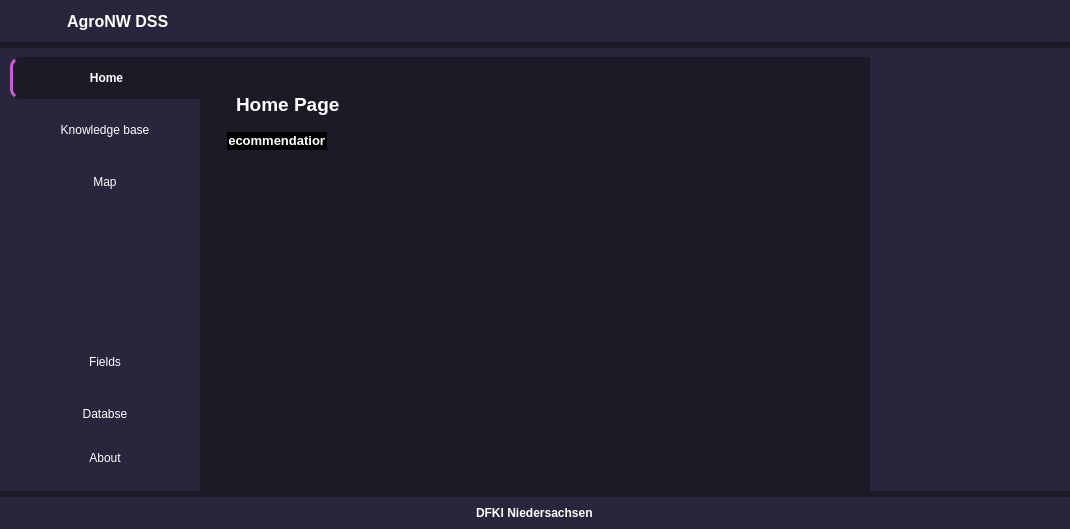
<?xml version="1.0" encoding="UTF-8"?>
<ui version="4.0">
 <class>MainWindow</class>
 <widget class="QMainWindow" name="MainWindow">
  <property name="geometry">
   <rect>
    <x>0</x>
    <y>0</y>
    <width>1070</width>
    <height>529</height>
   </rect>
  </property>
  <property name="windowTitle">
   <string>MainWindow</string>
  </property>
  <property name="styleSheet">
   <string notr="true">*{
	border: none;
	background-color: transparent;
	background: transparent;
	padding: 0;
	margin: 0;
	color: #fff;
}
#centralwidget, #homeBtn, #mainBodyContent, QLineEdit{
	background-color: #1b1b27;
}

#header, #mainBody, #footer{
	background-color: #27263c;
}

#pushButton{
	border: 1px solid #cc5bce;
	border-radius: 19px;
	text-align: center;
}

#addUserBtn{
	background-color: #cc5bce;
	border-radius: 10px;
}

QPushButton{
	text-align: left;
	padding: 5px 10px;
	border-top-left-radius: 10px;
	border-bottom-left-radius: 10px;
}

#homeBtn{
	border-left: 3px solid #cc5bce;
	font-weight: bold;
}

QLineEdit{
	padding: 5px 10px;
	border-radius: 5px;
}

</string>
  </property>
  <property name="animated">
   <bool>true</bool>
  </property>
  <widget class="QWidget" name="centralwidget">
   <layout class="QGridLayout" name="gridLayout_4">
    <property name="leftMargin">
     <number>0</number>
    </property>
    <property name="topMargin">
     <number>0</number>
    </property>
    <property name="rightMargin">
     <number>0</number>
    </property>
    <property name="bottomMargin">
     <number>0</number>
    </property>
    <item row="0" column="0">
     <widget class="QWidget" name="header" native="true">
      <layout class="QHBoxLayout" name="horizontalLayout">
       <property name="spacing">
        <number>0</number>
       </property>
       <property name="leftMargin">
        <number>0</number>
       </property>
       <property name="topMargin">
        <number>0</number>
       </property>
       <property name="rightMargin">
        <number>0</number>
       </property>
       <property name="bottomMargin">
        <number>0</number>
       </property>
       <item alignment="Qt::AlignLeft">
        <widget class="QFrame" name="frame_2">
         <property name="frameShape">
          <enum>QFrame::StyledPanel</enum>
         </property>
         <property name="frameShadow">
          <enum>QFrame::Raised</enum>
         </property>
         <layout class="QHBoxLayout" name="horizontalLayout_4">
          <item>
           <widget class="QPushButton" name="menuBtn">
            <property name="enabled">
             <bool>true</bool>
            </property>
            <property name="cursor">
             <cursorShape>PointingHandCursor</cursorShape>
            </property>
            <property name="text">
             <string/>
            </property>
            <property name="icon">
             <iconset>
              <normaloff>QSS/Icons/d44.png</normaloff>QSS/Icons/d44.png</iconset>
            </property>
            <property name="iconSize">
             <size>
              <width>40</width>
              <height>40</height>
             </size>
            </property>
           </widget>
          </item>
          <item>
           <widget class="QLabel" name="label">
            <property name="font">
             <font>
              <pointsize>12</pointsize>
              <bold>true</bold>
             </font>
            </property>
            <property name="text">
             <string>AgroNW DSS</string>
            </property>
           </widget>
          </item>
         </layout>
        </widget>
       </item>
       <item>
        <widget class="QPushButton" name="iconBtn">
         <property name="enabled">
          <bool>true</bool>
         </property>
         <property name="sizePolicy">
          <sizepolicy hsizetype="Fixed" vsizetype="Fixed">
           <horstretch>0</horstretch>
           <verstretch>0</verstretch>
          </sizepolicy>
         </property>
         <property name="maximumSize">
          <size>
           <width>16777215</width>
           <height>27</height>
          </size>
         </property>
         <property name="text">
          <string/>
         </property>
         <property name="icon">
          <iconset>
           <normaloff>QSS/Icons/leaf.png</normaloff>QSS/Icons/leaf.png</iconset>
         </property>
         <property name="iconSize">
          <size>
           <width>114</width>
           <height>82</height>
          </size>
         </property>
        </widget>
       </item>
       <item alignment="Qt::AlignRight">
        <widget class="QFrame" name="frame">
         <property name="frameShape">
          <enum>QFrame::StyledPanel</enum>
         </property>
         <property name="frameShadow">
          <enum>QFrame::Raised</enum>
         </property>
         <layout class="QHBoxLayout" name="horizontalLayout_3">
          <item>
           <widget class="QPushButton" name="pushButton_4">
            <property name="cursor">
             <cursorShape>PointingHandCursor</cursorShape>
            </property>
            <property name="text">
             <string/>
            </property>
            <property name="icon">
             <iconset>
              <normaloff>:/icons/Icons/search.png</normaloff>:/icons/Icons/search.png</iconset>
            </property>
           </widget>
          </item>
         </layout>
        </widget>
       </item>
      </layout>
     </widget>
    </item>
    <item row="1" column="0">
     <widget class="QWidget" name="mainBody" native="true">
      <property name="sizePolicy">
       <sizepolicy hsizetype="Preferred" vsizetype="Expanding">
        <horstretch>0</horstretch>
        <verstretch>0</verstretch>
       </sizepolicy>
      </property>
      <property name="minimumSize">
       <size>
        <width>800</width>
        <height>405</height>
       </size>
      </property>
      <layout class="QHBoxLayout" name="horizontalLayout_2">
       <property name="spacing">
        <number>0</number>
       </property>
       <property name="leftMargin">
        <number>0</number>
       </property>
       <property name="rightMargin">
        <number>0</number>
       </property>
       <property name="bottomMargin">
        <number>0</number>
       </property>
       <item>
        <widget class="QWidget" name="leftMenu" native="true">
         <property name="minimumSize">
          <size>
           <width>200</width>
           <height>0</height>
          </size>
         </property>
         <property name="maximumSize">
          <size>
           <width>0</width>
           <height>16777215</height>
          </size>
         </property>
         <layout class="QVBoxLayout" name="verticalLayout_3">
          <property name="spacing">
           <number>0</number>
          </property>
          <property name="leftMargin">
           <number>0</number>
          </property>
          <property name="topMargin">
           <number>0</number>
          </property>
          <property name="rightMargin">
           <number>0</number>
          </property>
          <property name="bottomMargin">
           <number>20</number>
          </property>
          <item>
           <widget class="QWidget" name="widget" native="true">
            <property name="minimumSize">
             <size>
              <width>200</width>
              <height>376</height>
             </size>
            </property>
            <layout class="QVBoxLayout" name="verticalLayout_4">
             <property name="spacing">
              <number>0</number>
             </property>
             <property name="leftMargin">
              <number>10</number>
             </property>
             <property name="topMargin">
              <number>0</number>
             </property>
             <property name="rightMargin">
              <number>0</number>
             </property>
             <property name="bottomMargin">
              <number>0</number>
             </property>
             <item>
              <widget class="QFrame" name="frame_3">
               <property name="frameShape">
                <enum>QFrame::StyledPanel</enum>
               </property>
               <property name="frameShadow">
                <enum>QFrame::Raised</enum>
               </property>
               <layout class="QVBoxLayout" name="verticalLayout_5">
                <property name="spacing">
                 <number>10</number>
                </property>
                <property name="leftMargin">
                 <number>0</number>
                </property>
                <property name="topMargin">
                 <number>0</number>
                </property>
                <property name="rightMargin">
                 <number>0</number>
                </property>
                <property name="bottomMargin">
                 <number>0</number>
                </property>
                <item>
                 <widget class="QPushButton" name="homeBtn">
                  <property name="minimumSize">
                   <size>
                    <width>0</width>
                    <height>42</height>
                   </size>
                  </property>
                  <property name="styleSheet">
                   <string notr="true">QPushButton {
    text-align: center;  /* Center the text horizontally */
    vertical-align: middle;  /* Center the text vertically (for buttons with multiple lines of text) */
    padding: 6px;  /* Adjust the padding as needed */
}</string>
                  </property>
                  <property name="text">
                   <string>Home</string>
                  </property>
                  <property name="icon">
                   <iconset>
                    <normaloff>QSS/Icons/home-64.png</normaloff>QSS/Icons/home-64.png</iconset>
                  </property>
                  <property name="iconSize">
                   <size>
                    <width>33</width>
                    <height>27</height>
                   </size>
                  </property>
                 </widget>
                </item>
                <item>
                 <widget class="QPushButton" name="fWmes">
                  <property name="minimumSize">
                   <size>
                    <width>0</width>
                    <height>42</height>
                   </size>
                  </property>
                  <property name="styleSheet">
                   <string notr="true">QPushButton {
    text-align: center;  /* Center the text horizontally */
    vertical-align: middle;  /* Center the text vertically (for buttons with multiple lines of text) */
    padding: 6px;  /* Adjust the padding as needed */
}</string>
                  </property>
                  <property name="text">
                   <string>Knowledge base</string>
                  </property>
                  <property name="icon">
                   <iconset>
                    <normaloff>QSS/Icons/list-icon.png</normaloff>QSS/Icons/list-icon.png</iconset>
                  </property>
                  <property name="iconSize">
                   <size>
                    <width>45</width>
                    <height>34</height>
                   </size>
                  </property>
                 </widget>
                </item>
                <item>
                 <widget class="QPushButton" name="mapBtn">
                  <property name="minimumSize">
                   <size>
                    <width>0</width>
                    <height>42</height>
                   </size>
                  </property>
                  <property name="cursor">
                   <cursorShape>PointingHandCursor</cursorShape>
                  </property>
                  <property name="styleSheet">
                   <string notr="true">QPushButton {
    text-align: center;  /* Center the text horizontally */
    vertical-align: middle;  /* Center the text vertically (for buttons with multiple lines of text) */
    padding: 6px;  /* Adjust the padding as needed */
}</string>
                  </property>
                  <property name="text">
                   <string>Map</string>
                  </property>
                  <property name="icon">
                   <iconset>
                    <normaloff>QSS/Icons/map1.png</normaloff>QSS/Icons/map1.png</iconset>
                  </property>
                  <property name="iconSize">
                   <size>
                    <width>50</width>
                    <height>30</height>
                   </size>
                  </property>
                 </widget>
                </item>
               </layout>
              </widget>
             </item>
             <item>
              <spacer name="verticalSpacer">
               <property name="orientation">
                <enum>Qt::Vertical</enum>
               </property>
               <property name="sizeHint" stdset="0">
                <size>
                 <width>20</width>
                 <height>40</height>
                </size>
               </property>
              </spacer>
             </item>
             <item>
              <widget class="QFrame" name="frame_4">
               <property name="frameShape">
                <enum>QFrame::StyledPanel</enum>
               </property>
               <property name="frameShadow">
                <enum>QFrame::Raised</enum>
               </property>
               <layout class="QVBoxLayout" name="verticalLayout_6">
                <property name="spacing">
                 <number>10</number>
                </property>
                <property name="leftMargin">
                 <number>0</number>
                </property>
                <property name="topMargin">
                 <number>0</number>
                </property>
                <property name="rightMargin">
                 <number>0</number>
                </property>
                <property name="bottomMargin">
                 <number>0</number>
                </property>
                <item>
                 <widget class="QPushButton" name="fieldBtn">
                  <property name="minimumSize">
                   <size>
                    <width>0</width>
                    <height>42</height>
                   </size>
                  </property>
                  <property name="cursor">
                   <cursorShape>PointingHandCursor</cursorShape>
                  </property>
                  <property name="styleSheet">
                   <string notr="true">QPushButton {
    text-align: center;  /* Center the text horizontally */
    vertical-align: middle;  /* Center the text vertically (for buttons with multiple lines of text) */
    padding: 6px;  /* Adjust the padding as needed */
}</string>
                  </property>
                  <property name="text">
                   <string>Fields</string>
                  </property>
                  <property name="icon">
                   <iconset>
                    <normaloff>QSS/Icons/acc1.png</normaloff>QSS/Icons/acc1.png</iconset>
                  </property>
                  <property name="iconSize">
                   <size>
                    <width>70</width>
                    <height>30</height>
                   </size>
                  </property>
                 </widget>
                </item>
                <item>
                 <widget class="QPushButton" name="settingsBtn">
                  <property name="minimumSize">
                   <size>
                    <width>0</width>
                    <height>42</height>
                   </size>
                  </property>
                  <property name="cursor">
                   <cursorShape>PointingHandCursor</cursorShape>
                  </property>
                  <property name="styleSheet">
                   <string notr="true">QPushButton {
    text-align: center;  /* Center the text horizontally */
    vertical-align: middle;  /* Center the text vertically (for buttons with multiple lines of text) */
    padding: 6px;  /* Adjust the padding as needed */
}</string>
                  </property>
                  <property name="text">
                   <string>Databse</string>
                  </property>
                  <property name="icon">
                   <iconset>
                    <normaloff>QSS/Icons/settin.png</normaloff>QSS/Icons/settin.png</iconset>
                  </property>
                  <property name="iconSize">
                   <size>
                    <width>30</width>
                    <height>27</height>
                   </size>
                  </property>
                 </widget>
                </item>
                <item>
                 <widget class="QPushButton" name="aboutBtn">
                  <property name="cursor">
                   <cursorShape>PointingHandCursor</cursorShape>
                  </property>
                  <property name="styleSheet">
                   <string notr="true">QPushButton {
    text-align: center;  /* Center the text horizontally */
    vertical-align: middle;  /* Center the text vertically (for buttons with multiple lines of text) */
    padding: 6px;  /* Adjust the padding as needed */
}</string>
                  </property>
                  <property name="text">
                   <string>About</string>
                  </property>
                  <property name="icon">
                   <iconset>
                    <normaloff>QSS/Icons/about.png</normaloff>QSS/Icons/about.png</iconset>
                  </property>
                  <property name="iconSize">
                   <size>
                    <width>27</width>
                    <height>26</height>
                   </size>
                  </property>
                 </widget>
                </item>
               </layout>
              </widget>
             </item>
            </layout>
           </widget>
          </item>
         </layout>
        </widget>
       </item>
       <item>
        <widget class="QWidget" name="mainBodyContent" native="true">
         <layout class="QVBoxLayout" name="verticalLayout_2">
          <item>
           <widget class="QStackedWidget" name="mainPages">
            <property name="currentIndex">
             <number>0</number>
            </property>
            <widget class="QWidget" name="homePage">
             <layout class="QVBoxLayout" name="verticalLayout_10">
              <item>
               <widget class="QWidget" name="widget_3" native="true">
                <layout class="QVBoxLayout" name="verticalLayout_11">
                 <item>
                  <widget class="QFrame" name="frame_6">
                   <property name="frameShape">
                    <enum>QFrame::StyledPanel</enum>
                   </property>
                   <property name="frameShadow">
                    <enum>QFrame::Raised</enum>
                   </property>
                   <layout class="QHBoxLayout" name="horizontalLayout_6">
                    <item alignment="Qt::AlignLeft">
                     <widget class="QLabel" name="label_8">
                      <property name="font">
                       <font>
                        <family>Segoe UI</family>
                        <pointsize>14</pointsize>
                        <bold>true</bold>
                       </font>
                      </property>
                      <property name="text">
                       <string>Home Page</string>
                      </property>
                     </widget>
                    </item>
                   </layout>
                  </widget>
                 </item>
                 <item>
                  <widget class="QTableWidget" name="tableWidget">
                   <property name="verticalScrollMode">
                    <enum>QAbstractItemView::ScrollPerItem</enum>
                   </property>
                   <column>
                    <property name="text">
                     <string>Recommendations</string>
                    </property>
                    <property name="font">
                     <font>
                      <family>Ubuntu</family>
                      <pointsize>10</pointsize>
                      <bold>true</bold>
                     </font>
                    </property>
                    <property name="textAlignment">
                     <set>AlignHCenter|AlignTop</set>
                    </property>
                   </column>
                  </widget>
                 </item>
                </layout>
               </widget>
              </item>
             </layout>
            </widget>
            <widget class="QWidget" name="aboutPage">
             <layout class="QVBoxLayout" name="verticalLayout">
              <item>
               <widget class="QTextBrowser" name="about_textBrowser">
                <property name="html">
                 <string>&lt;!DOCTYPE HTML PUBLIC &quot;-//W3C//DTD HTML 4.0//EN&quot; &quot;http://www.w3.org/TR/REC-html40/strict.dtd&quot;&gt;
&lt;html&gt;&lt;head&gt;&lt;meta name=&quot;qrichtext&quot; content=&quot;1&quot; /&gt;&lt;meta charset=&quot;utf-8&quot; /&gt;&lt;style type=&quot;text/css&quot;&gt;
p, li { white-space: pre-wrap; }
hr { height: 1px; border-width: 0; }
li.unchecked::marker { content: &quot;\2610&quot;; }
li.checked::marker { content: &quot;\2612&quot;; }
&lt;/style&gt;&lt;/head&gt;&lt;body style=&quot; font-family:'Ubuntu'; font-size:11pt; font-weight:400; font-style:normal;&quot;&gt;
&lt;p style=&quot; margin-top:12px; margin-bottom:12px; margin-left:0px; margin-right:0px; -qt-block-indent:0; text-indent:0px;&quot;&gt;    &lt;/p&gt;
&lt;p align=&quot;center&quot; style=&quot; margin-top:12px; margin-bottom:12px; margin-left:0px; margin-right:0px; -qt-block-indent:0; text-indent:0px;&quot;&gt;    &lt;/p&gt;
&lt;p align=&quot;center&quot; style=&quot; margin-top:12px; margin-bottom:12px; margin-left:0px; margin-right:0px; -qt-block-indent:0; text-indent:0px;&quot;&gt;    &lt;/p&gt;
&lt;p align=&quot;center&quot; style=&quot; margin-top:12px; margin-bottom:12px; margin-left:0px; margin-right:0px; -qt-block-indent:0; text-indent:0px;&quot;&gt;        &lt;span style=&quot; font-weight:700;&quot;&gt;AgroNW DSS GUI by Partha Pratim Kalita, DFKI Niedersachsen (2024)&lt;/span&gt;        &lt;/p&gt;
&lt;p style=&quot; margin-top:0px; margin-bottom:0px; margin-left:0px; margin-right:0px; -qt-block-indent:0; text-indent:0px;&quot;&gt;    &lt;/p&gt;
&lt;p align=&quot;center&quot; style=&quot; margin-top:12px; margin-bottom:12px; margin-left:0px; margin-right:0px; -qt-block-indent:0; text-indent:0px;&quot;&gt;        The Agro-Nordwest project was supported by funds of the Federal Ministry of Food and Agriculture (BMEL) based on a decision of the Parliament of the Federal Republic of Germany via the Federal Office for Agriculture and Food (BLE) under the innovation support programme.        &lt;/p&gt;
&lt;p style=&quot; margin-top:0px; margin-bottom:0px; margin-left:0px; margin-right:0px; -qt-block-indent:0; text-indent:0px;&quot;&gt;    &lt;/p&gt;
&lt;p align=&quot;center&quot; style=&quot; margin-top:12px; margin-bottom:12px; margin-left:0px; margin-right:0px; -qt-block-indent:0; text-indent:0px;&quot;&gt;        The DFKI Niedersachsen (DFKI NI) is sponsored by the Ministry of Science and Culture of Lower Saxony and the VolkswagenStiftung.    &lt;/p&gt;&lt;/body&gt;&lt;/html&gt;</string>
                </property>
               </widget>
              </item>
             </layout>
            </widget>
            <widget class="QWidget" name="fWmesPage">
             <layout class="QVBoxLayout" name="verticalLayout_12">
              <item>
               <widget class="QWidget" name="verticalWidget" native="true">
                <layout class="QVBoxLayout" name="verticalLayout_9">
                 <item>
                  <widget class="QTableWidget" name="tableWidget_2"/>
                 </item>
                </layout>
               </widget>
              </item>
             </layout>
            </widget>
            <widget class="QWidget" name="fieldPage">
             <layout class="QGridLayout" name="gridLayout_3">
              <item row="0" column="0">
               <widget class="QWidget" name="gridWidget" native="true">
                <layout class="QGridLayout" name="gridLayout_7">
                 <item row="0" column="1">
                  <layout class="QGridLayout" name="layout_map"/>
                 </item>
                 <item row="0" column="0">
                  <widget class="QWidget" name="gridlayout11" native="true">
                   <layout class="QGridLayout" name="gridLayout_6">
                    <item row="0" column="1">
                     <widget class="QWidget" name="horizontalWidget" native="true">
                      <layout class="QHBoxLayout" name="horizontalLayout_7">
                       <item>
                        <widget class="QWidget" name="verticalWidget_2" native="true"/>
                       </item>
                       <item>
                        <widget class="QWidget" name="gridlayout" native="true">
                         <layout class="QVBoxLayout" name="verticalLayout_15">
                          <item>
                           <widget class="QLabel" name="label_2">
                            <property name="text">
                             <string>TextLabel</string>
                            </property>
                           </widget>
                          </item>
                          <item>
                           <widget class="QComboBox" name="combo">
                            <property name="styleSheet">
                             <string notr="true">QComboBox {
    border: 2px solid green;  /* Change the color code as needed */
    border-radius: 5px;         /* Optional: Adjust the border radius */
    padding: 5px;               /* Optional: Adjust the padding */
	selection-background-color: rgb(46, 52, 54);
}
QComboBox::drop-down {
    border: 2px solid green;  /* Change the color code to match the border */
}
QComboBox QAbstractItemView {
    background-color: #000000;  /* Black background color */
    color: #ffffff;  /* Optional: White text color for contrast */
}</string>
                            </property>
                           </widget>
                          </item>
                          <item>
                           <widget class="QTextEdit" name="value_input">
                            <property name="styleSheet">
                             <string notr="true">QTextEdit {
    border: 1px solid #d3d3d3;  /* Light grey border */
	
	border-color: rgb(136, 138, 133);
    color: #a9a9a9;             /* Dark grey text color */
    padding: 5px;               /* Padding */
}</string>
                            </property>
                           </widget>
                          </item>
                          <item>
                           <spacer name="verticalSpacer_2">
                            <property name="orientation">
                             <enum>Qt::Vertical</enum>
                            </property>
                            <property name="sizeHint" stdset="0">
                             <size>
                              <width>20</width>
                              <height>40</height>
                             </size>
                            </property>
                           </spacer>
                          </item>
                          <item>
                           <widget class="QPushButton" name="add_button">
                            <property name="styleSheet">
                             <string notr="true">QPushButton {
    border: 2px solid pink;  /* Change the color code as needed */
    border-radius: 5px;         /* Optional: Adjust the border radius */
    padding: 5px;               /* Optional: Adjust the padding */
	selection-background-color: rgb(46, 52, 54);
}</string>
                            </property>
                            <property name="text">
                             <string>Add</string>
                            </property>
                           </widget>
                          </item>
                          <item>
                           <spacer name="verticalSpacer_3">
                            <property name="orientation">
                             <enum>Qt::Vertical</enum>
                            </property>
                            <property name="sizeHint" stdset="0">
                             <size>
                              <width>20</width>
                              <height>40</height>
                             </size>
                            </property>
                           </spacer>
                          </item>
                          <item>
                           <widget class="QTextEdit" name="display_att">
                            <property name="styleSheet">
                             <string notr="true">QTextEdit {
    border: 1px solid #d3d3d3;  /* Light grey border */
	
	border-color: rgb(136, 138, 133);
    color: #a9a9a9;             /* Dark grey text color */
    padding: 5px;               /* Padding */
}</string>
                            </property>
                           </widget>
                          </item>
                          <item>
                           <widget class="QPushButton" name="inf_butt">
                            <property name="styleSheet">
                             <string notr="true">QPushButton {
    border: 2px solid blue;
  /* Change the color code as needed */
	background-color: rgb(32, 74, 135);
    border-radius: 5px;         /* Optional: Adjust the border radius */
    padding: 5px;               /* Optional: Adjust the padding */
	selection-background-color: rgb(46, 52, 54);
}</string>
                            </property>
                            <property name="text">
                             <string>Save file</string>
                            </property>
                           </widget>
                          </item>
                         </layout>
                        </widget>
                       </item>
                       <item>
                        <widget class="QWidget" name="verticalWidget" native="true"/>
                       </item>
                      </layout>
                     </widget>
                    </item>
                   </layout>
                  </widget>
                 </item>
                </layout>
               </widget>
              </item>
             </layout>
            </widget>
            <widget class="QWidget" name="settingsPage">
             <layout class="QGridLayout" name="gridLayout_5">
              <item row="0" column="0">
               <layout class="QGridLayout" name="gridLayout">
                <item row="0" column="0">
                 <layout class="QVBoxLayout" name="verticalLayout_13">
                  <item>
                   <widget class="QLabel" name="label_3">
                    <property name="text">
                     <string>Files in the database:</string>
                    </property>
                   </widget>
                  </item>
                  <item>
                   <widget class="QListWidget" name="listWidget">
                    <property name="styleSheet">
                     <string notr="true">QListWidget {
    border: 2px solid green;
    padding: 5px;
}
QListWidget::item {
    color: white; 
    padding: 10px;
    border-bottom: 1px solid #ccc;
}
QListWidget::item:selected {
    background-color: green; /* Set the selected background color */
    color: white; /* Ensure text is visible against the green background */
}
QListWidget::item:hover {
    background-color: green; /* Hover background color */
    color: white; /* Ensure text remains visible on hover */
}

</string>
                    </property>
                   </widget>
                  </item>
                  <item>
                   <widget class="QPushButton" name="editButton">
                    <property name="styleSheet">
                     <string notr="true">QPushButton {
    text-align: center;  /* Center the text horizontally */
    vertical-align: middle;  /* Center the text vertically (for buttons with multiple lines of text) */
    padding: 10px;  /* Adjust the padding as needed */
}</string>
                    </property>
                    <property name="text">
                     <string>View </string>
                    </property>
                   </widget>
                  </item>
                 </layout>
                </item>
                <item row="0" column="1">
                 <layout class="QVBoxLayout" name="verticalLayout_8">
                  <item>
                   <widget class="QTextEdit" name="textEdit"/>
                  </item>
                  <item>
                   <widget class="QPushButton" name="saveButton">
                    <property name="styleSheet">
                     <string notr="true">QPushButton {
    text-align: center;  /* Center the text horizontally */
    vertical-align: middle;  /* Center the text vertically (for buttons with multiple lines of text) */
    padding: 10px;  /* Adjust the padding as needed */
}</string>
                    </property>
                    <property name="text">
                     <string>Save file</string>
                    </property>
                   </widget>
                  </item>
                 </layout>
                </item>
               </layout>
              </item>
             </layout>
            </widget>
            <widget class="QWidget" name="mapPage">
             <layout class="QGridLayout" name="gridLayout_8"/>
            </widget>
           </widget>
          </item>
         </layout>
        </widget>
       </item>
       <item>
        <widget class="QWidget" name="rightMenu" native="true">
         <property name="sizePolicy">
          <sizepolicy hsizetype="Preferred" vsizetype="Preferred">
           <horstretch>0</horstretch>
           <verstretch>0</verstretch>
          </sizepolicy>
         </property>
         <property name="minimumSize">
          <size>
           <width>200</width>
           <height>0</height>
          </size>
         </property>
         <layout class="QVBoxLayout" name="verticalLayout_7">
          <property name="leftMargin">
           <number>9</number>
          </property>
          <property name="topMargin">
           <number>9</number>
          </property>
          <property name="bottomMargin">
           <number>9</number>
          </property>
          <item>
           <widget class="QWidget" name="rightPage" native="true">
            <property name="sizePolicy">
             <sizepolicy hsizetype="Fixed" vsizetype="Expanding">
              <horstretch>0</horstretch>
              <verstretch>0</verstretch>
             </sizepolicy>
            </property>
           </widget>
          </item>
          <item>
           <widget class="QWidget" name="gridWidget_2" native="true">
            <layout class="QGridLayout" name="gridLayout_2"/>
           </widget>
          </item>
         </layout>
        </widget>
       </item>
      </layout>
     </widget>
    </item>
    <item row="2" column="0">
     <widget class="QWidget" name="footer" native="true">
      <layout class="QHBoxLayout" name="horizontalLayout_5">
       <item alignment="Qt::AlignHCenter">
        <widget class="QLabel" name="label_9">
         <property name="font">
          <font>
           <family>Segoe UI</family>
           <bold>true</bold>
          </font>
         </property>
         <property name="text">
          <string>DFKI Niedersachsen</string>
         </property>
        </widget>
       </item>
      </layout>
     </widget>
    </item>
   </layout>
  </widget>
 </widget>
 <resources/>
 <connections/>
</ui>
